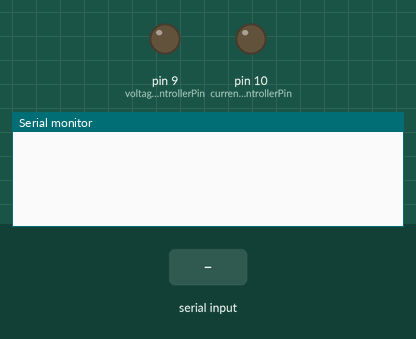
Recording of a sketch running on a simulated Arduino Uno, built with avr-gcc and run on an emulated ATmega328P. Shown: output pins drawn as LEDs (lit = HIGH), the last lines printed to the serial monitor. The inputs (shaded band) are chosen by the test bench.

Above: at 1.2 s.
1.3 s: "SET_SOLENOID_VOLTAGE" received over Serial
At 3.1 s:
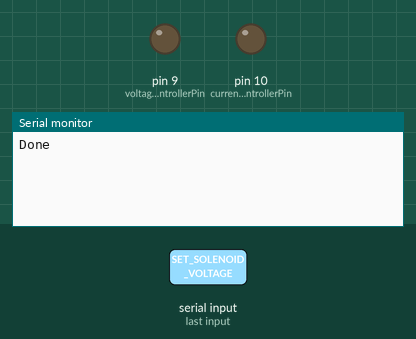
3.8 s: "GET_SOLENOID_VOLTAGE" received over Serial
At 6.0 s:
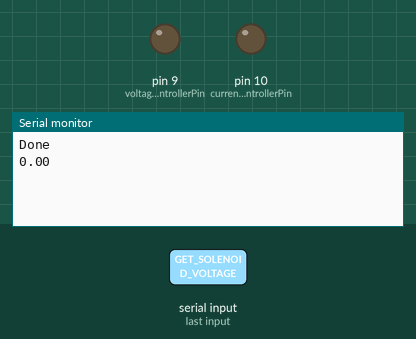
6.3 s: "PING" received over Serial
At 8.7 s:
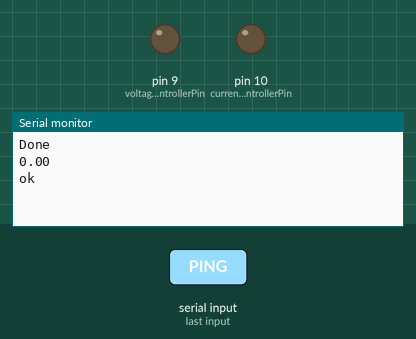

Measured:
- after the input at 1.3 s, the serial monitor: prints a new line after 1.0 s (image 1)
- after the input at 3.8 s, the serial monitor: prints a new line after 1.0 s (image 2)
- after the input at 6.3 s, the serial monitor: prints a new line after 1.0 s (image 3)

The sketch:

Arduino.ino
```cpp
const int voltageControllerPin = 9;
const int currentControllerPin = 10;
const int currentIndicatorPin = A0;
const int pressureIndicatorPin = A1;


double targetVoltage;
double targetCurrent;


void setup() {
  Serial.begin(9600);
  pinMode(voltageControllerPin, OUTPUT);
  pinMode(currentControllerPin, OUTPUT);
}


void loop() {
  String cmd = Serial.readString();
  if (cmd.length() != 0) {
    if (cmd.startsWith("SET_SOLENOID_VOLTAGE")) {
      // SET VOLTAGE
      double value = cmd.substring(20).toFloat();
      //if (value < 0 || value > 100) {
      //  Serial.println("ERROR: target voltage out of range (expected a value between 0 and 100 volts)");
      //  return;
      //}
      targetVoltage = value;
      int analogValue = round((targetVoltage / 100) * 255);
      if (analogValue < 0)
        analogValue = 0;
      else if (analogValue > 255)
        analogValue = 255;
      analogWrite(voltageControllerPin, analogValue);
      Serial.println("Done");
    }
    else if (cmd.startsWith("GET_SOLENOID_VOLTAGE")) {
      // GET VOLTAGE
      Serial.println(targetVoltage);
    }
    else if (cmd.startsWith("SET_SOLENOID_CURRENT")) {
      // SET CURRENT
      double value = cmd.substring(20).toFloat();
      //if (value < 0 || value > 100) {
      //  Serial.println("ERROR: target current out of range (expected a value between 0 and 100 amps)");
      //  return;
      //}
      targetCurrent = value;
      int analogValue = round((targetCurrent / 100) * 255);
      if (analogValue < 0)
        analogValue = 0;
      else if (analogValue > 255)
        analogValue = 255;
      analogWrite(currentControllerPin, analogValue);
      Serial.println("Done");
    }
    else if (cmd.startsWith("GET_TARGET_SOLENOID_CURRENT")) {
      // GET CURRENT
      Serial.println(targetCurrent);
    }
    else if (cmd.startsWith("GET_SOLENOID_CURRENT")) {
      // READ CURRENT
      Serial.println(0.1105 * analogRead(currentIndicatorPin) + 0.4321);
    }
    else if (cmd.startsWith("PING")) {
      // PING
      Serial.println("ok");
    }
    else if (cmd.startsWith("GET_PRESSURE")) {
      Serial.println(getPressure());
    }
    else
      Serial.println("ERROR: unknown command");
  }
}


float getPressure(){
  int i = 0;
  float voltagesum = 0;
  while (i < 25 ){
    float volt = analogRead(pressureIndicatorPin);
    volt = volt * (5.0/1024.0);
    voltagesum += volt;
    i += 1;
  }
  float voltavg = voltagesum / 25.0;
  float logpressure = (voltavg - 1.06)/0.496; //r=1, ignored smallest pressure values
  float pressure = pow(10,(logpressure-8));
  return(pressure);
}
```
